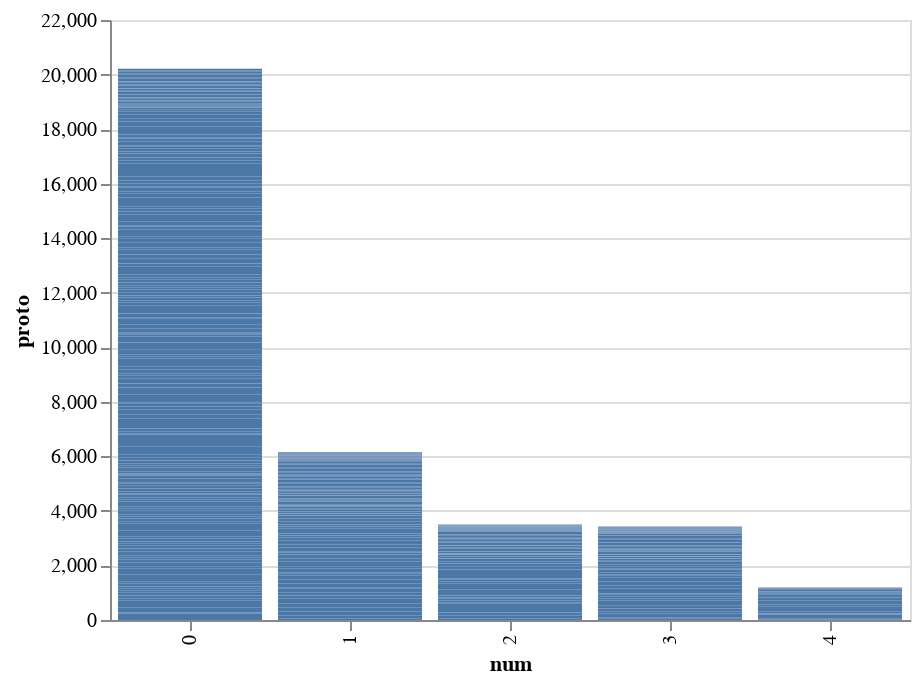

Source (notebook cell):
### Markdown cell above
Let's try something else. How about a good, old-fashioned bar graph. Simple! Just change the mark type!

### Code cell
alt.Chart(top_rank_df).mark_bar().encode(
    x='num:O',
    y='proto:Q'
)

### Figure 1 — Vega-Lite specification as saved in the notebook (floating-point values rounded to 4 significant figures; data arrays with more than 128 entries replaced by an {"elided": "..."} marker saying what was removed)
{"$schema": "https://vega.github.io/schema/vega-lite/v3.4.0.json", "config": {"mark": {"tooltip": null}, "view": {"height": 300, "width": 400}}, "data": {"name": "data-0d8d1222eb52e01a6b65c02736ef7629"}, "datasets": {"data-0d8d1222eb52e01a6b65c02736ef7629": {"elided": "617 records"}}, "encoding": {"x": {"field": "num", "type": "ordinal"}, "y": {"field": "proto", "type": "quantitative"}}, "mark": "bar"}
